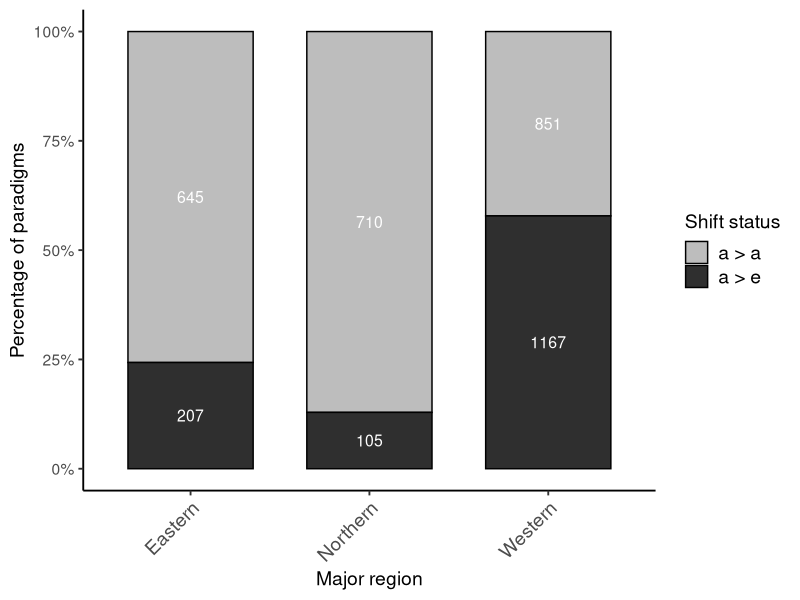
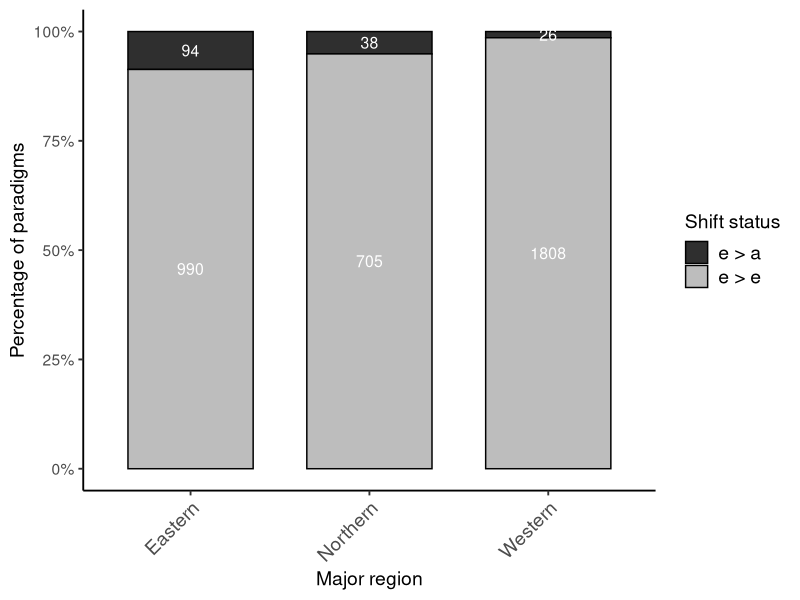
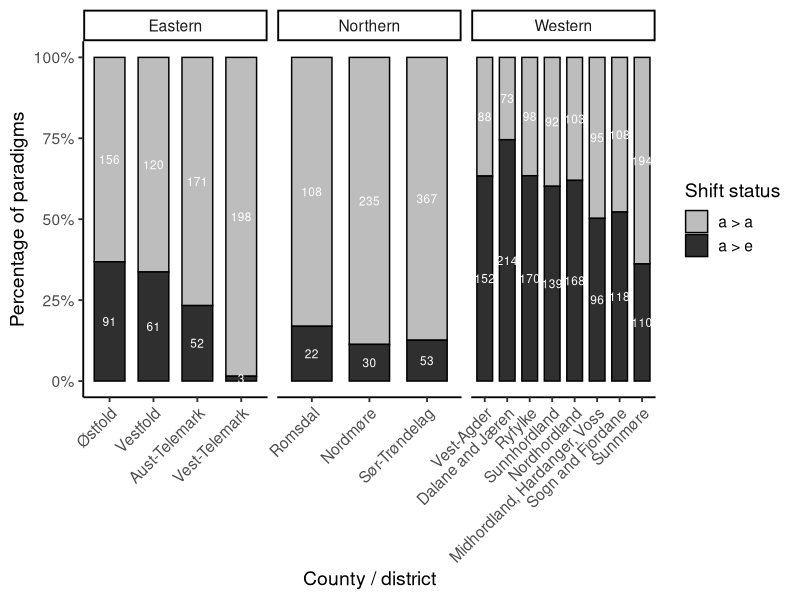
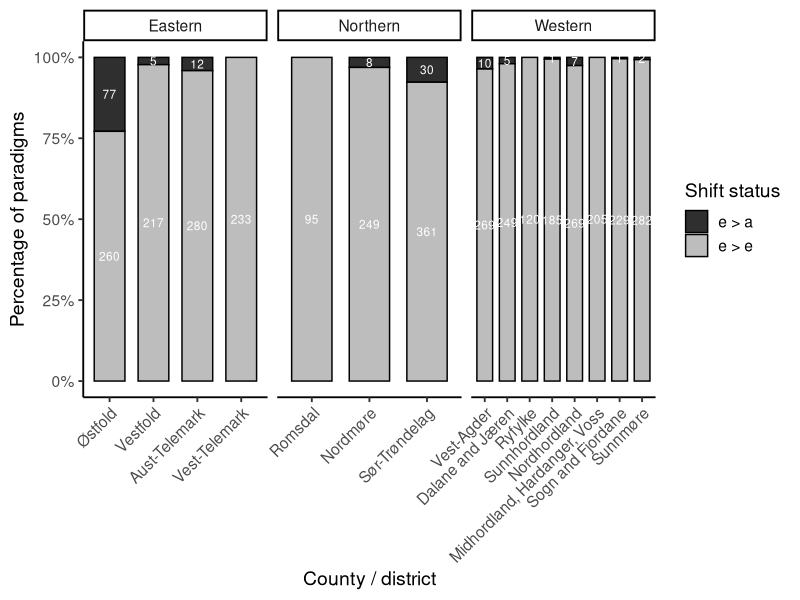
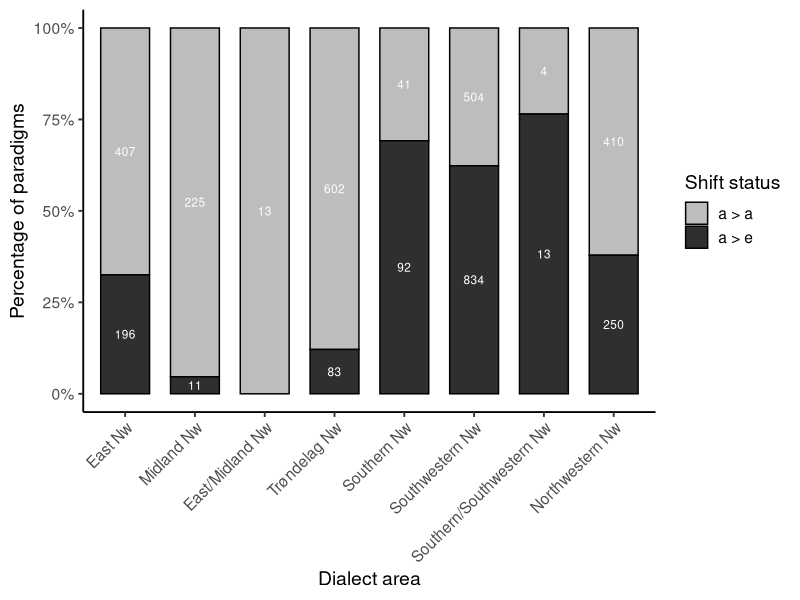
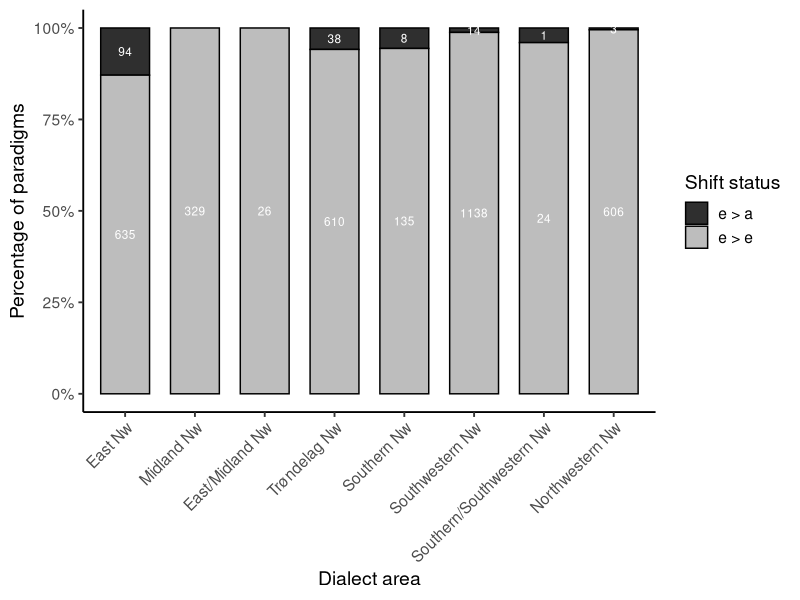
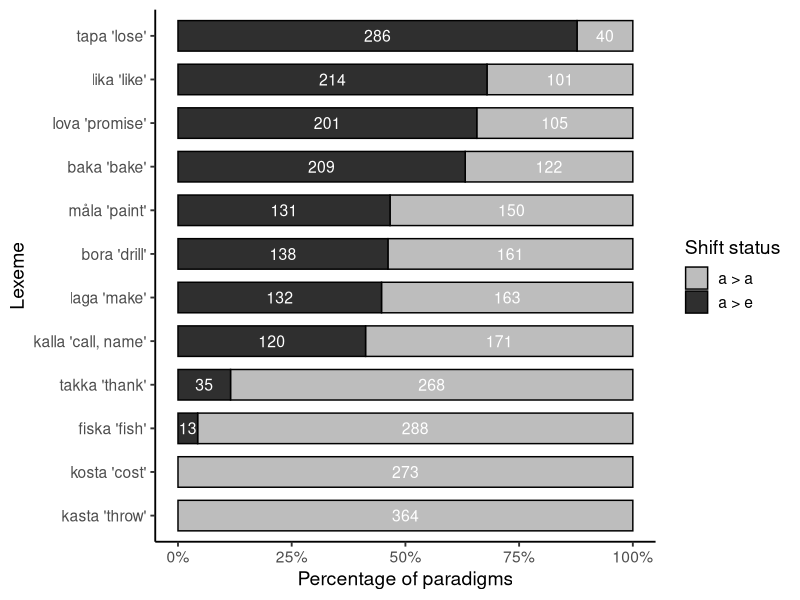
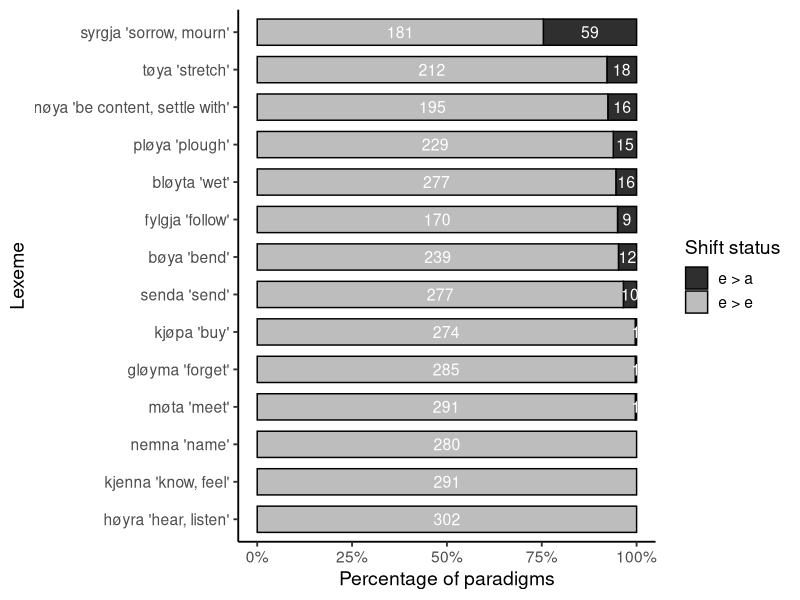

Write R code to recreate these figures, in order.
## ---- chunk 1

library(dplyr)
library(readr)
library(forcats)
library(ggplot2)
library(stringr)
library(scales)

folder_path <- "datasets/NDS_dataset"


a_class_data <- read.csv("a_class_dataset.csv", sep = ";", header = TRUE)
e_class_data <- read.csv("e_class_dataset.csv", sep = ";", header = TRUE)


#exclude any lexemes that have shift status other than a>a, a>e; e>e; e>a
a_class_clean <- a_class_data %>%
  filter(
    SHIFT_status %in% c("a > a", "a > e"))

e_class_clean <- e_class_data %>%
  filter(
    SHIFT_status %in% c("e > e", "e > a"))

## ---- chunk 2
#geographical patterns

#first for the three broad regions
#create region groupings


a_class_clean <- a_class_clean %>%
  mutate(
    Major_region = case_when(
      County_district %in% c("Oestfold", "Vestfold", "Aust_Telemark", "Vest_Telemark") ~ "Eastern",
      County_district %in% c("Romsdal", "Nordmoere", "Soer_Troendelag_Austdalane", "Soer_Troendelag_Vestdalane", "Soer_Troendelag_Fosen")  ~ "Northern",
      County_district %in% c("Vest_Agder", "Dalane_og_Jaeren", "Austre_Ryfylke", "Nordre_Ryfylke", "Sunnhordland", "Nordhordland", "Midhordland_Hardanger_Voss", "Sogn_og_Fjordane", "Sunnmoere") ~ "Western",
      TRUE                                  ~ NA_character_
    )
  )

e_class_clean <- e_class_clean %>%
  mutate(
    Major_region = case_when(
      County_district %in% c("Oestfold", "Vestfold", "Aust_Telemark", "Vest_Telemark") ~ "Eastern",
      County_district %in% c("Romsdal", "Nordmoere", "Soer_Troendelag_Austdalane", "Soer_Troendelag_Vestdalane", "Soer_Troendelag_Fosen")  ~ "Northern",
      County_district %in% c("Vest_Agder", "Dalane_og_Jaeren", "Austre_Ryfylke", "Nordre_Ryfylke", "Sunnhordland", "Nordhordland", "Midhordland_Hardanger_Voss", "Sogn_og_Fjordane", "Sunnmoere") ~ "Western",
      TRUE                                  ~ NA_character_
    )
  )

#shift status within a-class by major region

region_shift_overview_a <- a_class_clean %>%
  group_by(Major_region, SHIFT_status) %>%
  summarise(
    n_obs = n(),            
    .groups = "drop"
  ) %>%
  group_by(Major_region) %>%
  mutate(
    total_obs   = sum(n_obs),
    prop_obs    = n_obs / total_obs
  ) %>%
  ungroup()

#shift status within e-class by major region

region_shift_overview_e <- e_class_clean %>%
  group_by(Major_region, SHIFT_status) %>%
  summarise(
    n_obs = n(),            
    .groups = "drop"
  ) %>%
  group_by(Major_region) %>%
  mutate(
    total_obs   = sum(n_obs),
    prop_obs    = n_obs / total_obs
  ) %>%
  ungroup()

# now for count/district by region

#create the groupings -- Sør Trøndelag and Ryfylke need to be joined from smaller areas

a_class_clean <- a_class_clean %>%
  mutate(
    County_district = case_when(
      County_district %in% c("Austre_Ryfylke", "Nordre_Ryfylke") ~ "Ryfylke",
      County_district %in% c("Soer_Troendelag_Austdalane", "Soer_Troendelag_Vestdalane", "Soer_Troendelag_Fosen") ~ "Soer_Troendelag",
      TRUE                                       ~ County_district
    )
  )

e_class_clean <- e_class_clean %>%
  mutate(
    County_district = case_when(
      County_district %in% c("Austre_Ryfylke", "Nordre_Ryfylke") ~ "Ryfylke",
      County_district %in% c("Soer_Troendelag_Austdalane", "Soer_Troendelag_Vestdalane", "Soer_Troendelag_Fosen") ~ "Soer_Troendelag",
      TRUE                                       ~ County_district
    )
  )


#a-class
county_shift_overview_a <- a_class_clean %>%
  group_by(Major_region, County_district, SHIFT_status) %>%
  summarise(
    n_obs = n(), 
    .groups = "drop"
  ) %>%
  group_by(Major_region, County_district) %>%
  mutate(
    total_obs = sum(n_obs),
    prop_obs  = n_obs / total_obs
  ) %>%
  ungroup()

#e-class

county_shift_overview_e <- e_class_clean %>%
  group_by(Major_region, County_district, SHIFT_status) %>%
  summarise(
    n_obs = n(), 
    .groups = "drop"
  ) %>%
  group_by(Major_region, County_district) %>%
  mutate(
    total_obs = sum(n_obs),
    prop_obs  = n_obs / total_obs
  ) %>%
  ungroup()

#by dialect area
#a-class

dialect_shift_overview_a <- a_class_clean %>%
  group_by(Dialect_area, SHIFT_status) %>%
  summarise(
    n_obs = n(), 
    .groups = "drop"
  ) %>%
  group_by(Dialect_area) %>%
  mutate(
    total_obs = sum(n_obs),
    prop_obs  = n_obs / total_obs
  ) %>%
  ungroup()

#e-class

dialect_shift_overview_e <- e_class_clean %>%
  group_by(Dialect_area, SHIFT_status) %>%
  summarise(
    n_obs = n(), 
    .groups = "drop"
  ) %>%
  group_by(Dialect_area) %>%
  mutate(
    total_obs = sum(n_obs),
    prop_obs  = n_obs / total_obs
  ) %>%
  ungroup()
## ---- chunk 3
#visualization

#By Venås region, a-class verbs

ggplot(region_shift_overview_a,
       aes(x = Major_region, y = prop_obs, fill = SHIFT_status)) +
  geom_col(position = "fill", colour = "black", width = 0.7) +
  geom_text(aes(label = n_obs),
            position = position_stack(vjust = 0.5),
            colour = "white",
            size = 4) +
  scale_y_continuous(labels = scales::percent_format()) +
  scale_fill_manual(values = c("a > a" = "#BDBDBD", "a > e" = "#2F2F2F")) +
  labs(
    x = "Major region",
    y = "Percentage of paradigms",
    fill = "Shift status"
  ) +
  theme_classic(base_size = 14) +
  theme(
    axis.text.x = element_text(angle = 45, hjust = 1, vjust = 1, size = 14),
    legend.text  = element_text(size = 14),
    legend.position = "right"
  )

#By Venås region, e-class verbs

ggplot(region_shift_overview_e,
       aes(x = Major_region, y = prop_obs, fill = SHIFT_status)) +
  geom_col(position = "fill", colour = "black", width = 0.7) +
  geom_text(aes(label = n_obs),
            position = position_stack(vjust = 0.5),
            colour = "white",
            size = 4) +
  scale_y_continuous(labels = scales::percent_format()) +
  scale_fill_manual(values = c("e > e" = "#BDBDBD", "e > a" = "#2F2F2F")) +
  labs(
    x = "Major region",
    y = "Percentage of paradigms",
    fill = "Shift status"
  ) +
  theme_classic(base_size = 14) +
  theme(
    axis.text.x = element_text(angle = 45, hjust = 1, vjust = 1, size = 14),
    legend.text  = element_text(size = 14),
    legend.position = "right"
  )

#per county/landscape
#order and rename dialects
county_shift_overview_a <- county_shift_overview_a %>%
  mutate(
    County_district = factor(
      County_district,
      levels = c(
        "Oestfold",
        "Vestfold",
        "Aust_Telemark",
        "Vest_Telemark",
        "Vest_Agder",
        "Dalane_og_Jaeren",
        "Ryfylke",
        "Sunnhordland",
        "Nordhordland",
        "Midhordland_Hardanger_Voss",
        "Sogn_og_Fjordane",
        "Sunnmoere",
        "Romsdal",
        "Nordmoere",
        "Soer_Troendelag"
      )
    )
  )


ggplot(county_shift_overview_a,
       aes(x = County_district,
           y = prop_obs,
           fill = SHIFT_status)) +
  geom_col(position = "fill", colour = "black", width = 0.7) +
  geom_text(aes(label = n_obs),
            position = position_stack(vjust = 0.5),
            colour = "white",
            size = 3) +
  scale_y_continuous(labels = scales::percent_format()) +
  scale_fill_manual(values = c("a > a" = "#BDBDBD", "a > e" = "#2F2F2F")) +
  facet_wrap(~ Major_region, scales = "free_x") +
  scale_x_discrete(
    labels = c(
        "Oestfold" = "\u00d8stfold",
        "Vestfold" = "Vestfold",
        "Aust_Telemark" = "Aust-Telemark",
        "Vest_Telemark" = "Vest-Telemark",
        "Vest_Agder" = "Vest-Agder",
        "Dalane_og_Jaeren" = "Dalane and J\u00e6ren",
        "Ryfylke" = "Ryfylke",
        "Sunnhordland" = "Sunnhordland",
        "Nordhordland" = "Nordhordland",
        "Midhordland_Hardanger_Voss" = "Midhordland, Hardanger, Voss",
        "Sogn_og_Fjordane" = "Sogn and Fjordane",
        "Sunnmoere" = "Sunnm\u00f8re",
        "Romsdal" = "Romsdal",
        "Nordmoere" = "Nordm\u00f8re",
        "Soer_Troendelag" = "S\u00f8r-Tr\u00f8ndelag")
  ) +
  labs(
    x = "County / district",
    y = "Percentage of paradigms",
    fill = "Shift status"
  ) +
  theme_classic(base_size = 14) +
  theme(
    axis.text.x = element_text(angle = 45, hjust = 1)
  )

#for e class verbs

county_shift_overview_e <- county_shift_overview_e %>%
  mutate(
    County_district = factor(
      County_district,
      levels = c(
        "Oestfold",
        "Vestfold",
        "Aust_Telemark",
        "Vest_Telemark",
        "Vest_Agder",
        "Dalane_og_Jaeren",
        "Ryfylke",
        "Sunnhordland",
        "Nordhordland",
        "Midhordland_Hardanger_Voss",
        "Sogn_og_Fjordane",
        "Sunnmoere",
        "Romsdal",
        "Nordmoere",
        "Soer_Troendelag"
      )
    )
  )

ggplot(county_shift_overview_e,
       aes(x = County_district,
           y = prop_obs,
           fill = SHIFT_status)) +
  geom_col(position = "fill", colour = "black", width = 0.7) +
  geom_text(aes(label = n_obs),
            position = position_stack(vjust = 0.5),
            colour = "white",
            size = 3) +
  scale_y_continuous(labels = scales::percent_format()) +
  scale_fill_manual(values = c("e > e" = "#BDBDBD", "e > a" = "#2F2F2F")) +
  facet_wrap(~ Major_region, scales = "free_x") +
  scale_x_discrete(
    labels = c(
        "Oestfold" = "\u00d8stfold",
        "Vestfold" = "Vestfold",
        "Aust_Telemark" = "Aust-Telemark",
        "Vest_Telemark" = "Vest-Telemark",
        "Vest_Agder" = "Vest-Agder",
        "Dalane_og_Jaeren" = "Dalane and J\u00e6ren",
        "Ryfylke" = "Ryfylke",
        "Sunnhordland" = "Sunnhordland",
        "Nordhordland" = "Nordhordland",
        "Midhordland_Hardanger_Voss" = "Midhordland, Hardanger, Voss",
        "Sogn_og_Fjordane" = "Sogn and Fjordane",
        "Sunnmoere" = "Sunnm\u00f8re",
        "Romsdal" = "Romsdal",
        "Nordmoere" = "Nordm\u00f8re",
        "Soer_Troendelag" = "S\u00f8r-Tr\u00f8ndelag")
  ) +
  labs(
    x = "County / district",
    y = "Percentage of paradigms",
    fill = "Shift status"
  ) +
  theme_classic(base_size = 14) +
  theme(
    axis.text.x = element_text(angle = 45, hjust = 1)
  )


#dialect overview

# fix the order

dialect_shift_overview_a <- dialect_shift_overview_a %>%
  mutate(
    Dialect_area = factor(
      Dialect_area,
      levels = c(
        "Austlandsk",
        "Midlandsk",
        "Austlandsk/Midlandsk",
        "Troendsk",
        "Southern",
        "Southwestern",
        "Southern/Southwestern",
        "Northwestern"
      )
    )
  )

ggplot(dialect_shift_overview_a,
       aes(x = Dialect_area,
           y = prop_obs,
           fill = SHIFT_status)) +
  geom_col(position = "fill", colour = "black", width = 0.7) +
  geom_text(aes(label = n_obs),
            position = position_stack(vjust = 0.5),
            colour = "white",
            size = 3) +
  scale_y_continuous(labels = scales::percent_format()) +
  scale_fill_manual(values = c("a > a" = "#BDBDBD", "a > e" = "#2F2F2F")) +
  scale_x_discrete(
    labels = c(
        "Austlandsk" = "East Nw",
        "Midlandsk" = "Midland Nw",
        "Austlandsk/Midlandsk" = "East/Midland Nw",
        "Troendsk" = "Tr\u00f8ndelag Nw",
        "Southern" = "Southern Nw",
        "Southwestern" = "Southwestern Nw",
        "Southern/Southwestern" = "Southern/Southwestern Nw",
        "Northwestern" = "Northwestern Nw")
  ) +
  labs(
    x = "Dialect area",
    y = "Percentage of paradigms",
    fill = "Shift status"
  ) +
  theme_classic(base_size = 14) +
  theme(
    axis.text.x = element_text(angle = 45, hjust = 1)
  )


dialect_shift_overview_e <- dialect_shift_overview_e %>%
  mutate(
    Dialect_area = factor(
      Dialect_area,
      levels = c(
        "Austlandsk",
        "Midlandsk",
        "Austlandsk/Midlandsk",
        "Troendsk",
        "Southern",
        "Southwestern",
        "Southern/Southwestern",
        "Northwestern"
      )
    )
  )

ggplot(dialect_shift_overview_e,
       aes(x = Dialect_area,
           y = prop_obs,
           fill = SHIFT_status)) +
  geom_col(position = "fill", colour = "black", width = 0.7) +
  geom_text(aes(label = n_obs),
            position = position_stack(vjust = 0.5),
            colour = "white",
            size = 3) +
  scale_y_continuous(labels = scales::percent_format()) +
  scale_fill_manual(values = c("e > e" = "#BDBDBD", "e > a" = "#2F2F2F")) +
  scale_x_discrete(
    labels = c(
        "Austlandsk" = "East Nw",
        "Midlandsk" = "Midland Nw",
        "Austlandsk/Midlandsk" = "East/Midland Nw",
        "Troendsk" = "Tr\u00f8ndelag Nw",
        "Southern" = "Southern Nw",
        "Southwestern" = "Southwestern Nw",
        "Southern/Southwestern" = "Southern/Southwestern Nw",
        "Northwestern" = "Northwestern Nw")
  ) +
  labs(
    x = "Dialect area",
    y = "Percentage of paradigms",
    fill = "Shift status"
  ) +
  theme_classic(base_size = 14) +
  theme(
    axis.text.x = element_text(angle = 45, hjust = 1)
  )

## ---- chunk 4
#lexical patterns

#make a lexeme status overview

#a-class
lexeme_patterns_global_a <- a_class_clean %>%
  group_by(Lexeme, SHIFT_status) %>%
  summarise(
    n_obs = n(),
    .groups = "drop_last"
  ) %>%
  mutate(
    total_obs = sum(n_obs),
    prop_obs  = n_obs / total_obs
  ) %>%
  ungroup()


#e-class
lexeme_patterns_global_e <- e_class_clean %>%
  group_by(Lexeme, SHIFT_status) %>%
  summarise(
    n_obs = n(),
    .groups = "drop"
  ) %>%
  group_by(Lexeme) %>%
  mutate(
    total_obs      = sum(n_obs),
    prop_of_lexeme = n_obs / total_obs
  ) %>%
  ungroup()

## ---- chunk 5
#visualization lexical patterns

#
global_a_per_lexeme <- a_class_clean %>%
  group_by(Lexeme, SHIFT_status) %>%
  summarise(
    n_obs = n(),
    .groups = "drop_last"
  ) %>%
  mutate(
    total_obs = sum(n_obs),
    prop_obs  = n_obs / total_obs
  ) %>%
  ungroup() %>%
  mutate(
    Lexeme_label = dplyr::case_when(
      Lexeme == "kasta" ~ "kasta 'throw'",
      Lexeme == "kosta" ~ "kosta 'cost'",
      Lexeme == "tapa"  ~ "tapa 'lose'",
      Lexeme == "lika"  ~ "lika 'like'",
      Lexeme == "lova"  ~ "lova 'promise'",
      Lexeme == "baka"  ~ "baka 'bake'",
      Lexeme == "maala"  ~ "m\u00e5la 'paint'",
      Lexeme == "bora"  ~ "bora 'drill'",
      Lexeme == "laga"  ~ "laga 'make'",
      Lexeme == "kalla" ~ "kalla 'call, name'",
      Lexeme == "takka" ~ "takka 'thank'",
      Lexeme == "fiska" ~ "fiska 'fish'"
    )
  )


#orders lexeme by shift proportion
global_a_per_lexeme <- global_a_per_lexeme %>%
  group_by(Lexeme_label) %>%
  mutate(
    prop_shift = ifelse(
      any(SHIFT_status == "a > e"),
      prop_obs[SHIFT_status == "a > e"],
      0
    )
  ) %>%
  ungroup() %>%
  mutate(
    Lexeme_label = reorder(Lexeme_label, prop_shift)
  )


ggplot(global_a_per_lexeme,
       aes(x = Lexeme_label,
           y = prop_obs,
           fill = SHIFT_status)) +
  geom_col(colour = "black", width = 0.7) +
  coord_flip() +
  scale_y_continuous(labels = scales::percent_format(accuracy = 1)) +
  geom_text(aes(label = n_obs),
            position = position_stack(vjust = 0.5),
            size = 4, colour = "white") +
  scale_fill_manual(values = c("a > a" = "#BDBDBD", "a > e" = "#2F2F2F")) +
  labs(
    x   = "Lexeme",
    y   = "Percentage of paradigms",
    fill = "Shift status"
  ) +
  theme_classic(base_size = 14)


#now for e-verbs

global_e_per_lexeme <- e_class_clean %>%
  group_by(Lexeme, SHIFT_status) %>%
  summarise(
    n_obs = n(),
    .groups = "drop_last"
  ) %>%
  mutate(
    total_obs = sum(n_obs),
    prop_obs  = n_obs / total_obs
  ) %>%
  ungroup() %>%
  mutate(
    Lexeme_label = dplyr::case_when(
      Lexeme == "kjenna" ~ "kjenna 'know, feel'",
      Lexeme == "nemna" ~ "nemna 'name'",
      Lexeme == "hoeyra"  ~ "h\u00f8yra 'hear, listen'",
      Lexeme == "moeta"  ~ "m\u00f8ta 'meet'",
      Lexeme == "kjoepa"  ~ "kj\u00f8pa 'buy'",
      Lexeme == "gloeyma"  ~ "gl\u00f8yma 'forget'",
      Lexeme == "fylgja"  ~ "fylgja 'follow'",
      Lexeme == "senda"  ~ "senda 'send'",
      Lexeme == "boeya"  ~ "b\u00f8ya 'bend'",
      Lexeme == "bloeyta" ~ "bl\u00f8yta 'wet'",
      Lexeme == "ploeya" ~ "pl\u00f8ya 'plough'",
      Lexeme == "noeya" ~ "n\u00f8ya 'be content, settle with'",
      Lexeme == "toeya" ~ "t\u00f8ya 'stretch'",
      Lexeme == "syrgja" ~ "syrgja 'sorrow, mourn'"
    )
  )


global_e_per_lexeme <- global_e_per_lexeme %>%
  group_by(Lexeme_label) %>%
  mutate(
    prop_shift = ifelse(
      any(SHIFT_status == "e > a"),
      prop_obs[SHIFT_status == "e > a"],
      0
    )
  ) %>%
  ungroup() %>%
  mutate(
    Lexeme_label = reorder(Lexeme_label, prop_shift)
  )

global_e_per_lexeme %>%
  distinct(Lexeme_label, prop_shift) %>%
  arrange(desc(prop_shift))

ggplot(global_e_per_lexeme,
       aes(x = Lexeme_label,
           y = prop_obs,
           fill = SHIFT_status)) +
  geom_col(colour = "black", width = 0.7) +
  coord_flip() +
  scale_y_continuous(labels = scales::percent_format(accuracy = 1)) +
  geom_text(aes(label = n_obs),
            position = position_stack(vjust = 0.5),
            size = 4, colour = "white") +
  scale_fill_manual(values = c("e > e" = "#BDBDBD", "e > a" = "#2F2F2F")) +
  labs(
    x   = "Lexeme",
    y   = "Percentage of paradigms",
    fill = "Shift status"
  ) +
  theme_classic(base_size = 14)
## ---- chunk 6
#here starts the paradigmatic analysis
#cell-level

#a-class
#first, exclude paradigms that have nid or a/nid values

#identify such paradigms
paradigms_exclude <- a_class_data %>%
  group_by(Dialect_point, Lexeme) %>%
  filter(any(str_detect(MN_class, "nid"))) %>%
  ungroup() %>%
  distinct(Dialect_point, Lexeme)


#keep the ones that have a relevant shift, and exclude the ones with nid
a_no_nid_paradigms <- a_class_data %>%
  anti_join(paradigms_exclude, by = c("Dialect_point", "Lexeme"))

paradigms_with_relevant_shift <- a_no_nid_paradigms %>%
  filter(Cell == "present",
         SHIFT_status %in% c("a > a", "a > e")) %>%
  distinct(Dialect_point, Lexeme)

a_cells_paradigm <- a_no_nid_paradigms %>%
  semi_join(paradigms_with_relevant_shift, by = c("Dialect_point", "Lexeme")) %>%
  filter(MN_class %in% c("a", "e", "doubl a/e")) %>%
  mutate(
    MN_shift = case_when(
      MN_class == "a" ~ "a > a",
      MN_class %in% c("e", "doubl a/e") ~ "a > e"
    )
  )

cell_overview_a <- a_cells_paradigm %>%
  group_by(Cell, MN_shift) %>%
  summarise(
    n_obs   = n(),
    .groups = "drop"
  ) %>%
  group_by(Cell) %>%
  mutate(
    total_obs = sum(n_obs),
    prop_obs  = n_obs / total_obs
  ) %>%
  ungroup()


#now the same for the e-class data
#identify paradigms to exclude
paradigms_exclude_e <- e_class_data %>%
  group_by(Dialect_point, Lexeme) %>%
  filter(any(str_detect(MN.class, "nid"))) %>%   # if ANY row has nid
  ungroup() %>%
  distinct(Dialect_point, Lexeme)


#now only keep the ones that have a relevant shift, and exclude the ones with nid
e_no_nid_paradigms <- e_class_data %>%
  anti_join(paradigms_exclude_e, by = c("Dialect_point", "Lexeme"))

paradigms_with_relevant_shift_e <- e_no_nid_paradigms %>%
  filter(Cell == "present",
         SHIFT_status %in% c("e > e", "e > a")) %>%
  distinct(Dialect_point, Lexeme)

e_cells_paradigm <- e_no_nid_paradigms %>%
  semi_join(paradigms_with_relevant_shift_e, by = c("Dialect_point", "Lexeme")) %>%
  filter(MN.class %in% c("a", "e", "doubl a/e")) %>%
  mutate(
    MN_shift = case_when(
      MN.class == "e" ~ "e > e",
      MN.class %in% c("a", "doubl a/e") ~ "e > a"
    )
  )

cell_overview_e <- e_cells_paradigm %>%
  group_by(Cell, MN_shift) %>%
  summarise(
    n_obs   = n(),
    .groups = "drop"
  ) %>%
  group_by(Cell) %>%
  mutate(
    total_obs = sum(n_obs),
    prop_obs  = n_obs / total_obs
  ) %>%
  ungroup()

## ---- chunk 7
#visualization for cell-level analysis

#a-class

ggplot(cell_overview_a,
       aes(x = Cell, y = prop_obs, fill = MN_shift)) +
  geom_col(position = "fill", colour = "black", width = 0.7) +
  geom_text(aes(label = n_obs),
            position = position_stack(vjust = 0.5),
            colour = "white",
            size   = 4) +
  scale_y_continuous(labels = scales::percent_format()) +
  scale_fill_manual(
    values = c("a > a" = "#BDBDBD", "a > e" = "#2F2F2F"),
    name   = "Shift status"
  ) +
  labs(
    x = "Paradigm cell",
    y = "Percentage of forms"
  ) +
  theme_classic(base_size = 14) +
  theme(
    axis.text.x = element_text(angle = 45, hjust = 1)
  )

#e-class

ggplot(cell_overview_e,
       aes(x = Cell, y = prop_obs, fill = MN_shift)) +
  geom_col(position = "fill", colour = "black", width = 0.7) +
  geom_text(aes(label = n_obs),
            position = position_stack(vjust = 0.5),
            colour = "white",
            size   = 4) +
  scale_y_continuous(labels = scales::percent_format()) +
  scale_fill_manual(
    values = c("e > e" = "#BDBDBD", "e > a" = "#2F2F2F"),
    name   = "Shift status"
  ) +
  labs(
    x = "Paradigm cell",
    y = "Percentage of forms"
  ) +
  theme_classic(base_size = 14) +
  theme(
    axis.text.x = element_text(angle = 45, hjust = 1)
  )
## ---- chunk 8
#paradigmatic configurations

#first add only the relevant types (only ones that have a, e or mixed in Class_label)

#a-class
conf_broad_a <- a_class_clean %>%
  filter(
    Class_label %in% c("a", "e", "mixed")
  )

overview_conf_broad_a <- conf_broad_a %>%
  group_by(Class_label) %>%
  summarise(
    n_obs = n(),
    .groups = "drop_last"
  ) %>%
  mutate(
    total_obs = sum(n_obs),
    prop_obs  = n_obs / total_obs
  ) %>%
  ungroup()

overview_mixed_confs_a <- conf_broad_a %>%
  filter(
    Class_label %in% c("mixed")
  ) %>%
    group_by(Helper.column) %>%
    summarise(
      n_obs = n(),
      .groups = "drop_last"
    ) %>%
    mutate(
      total_obs = sum(n_obs),
      prop_obs  = n_obs / total_obs
    ) %>%
    ungroup() %>%
    arrange(desc(prop_obs))

#e-class
conf_broad_e <- e_class_clean %>%
  filter(
    Class_label %in% c("a", "e", "mixed")
  )

overview_conf_broad_e <- conf_broad_e %>%
  group_by(Class_label) %>%
  summarise(
    n_obs = n(),
    .groups = "drop_last"
  ) %>%
  mutate(
    total_obs = sum(n_obs),
    prop_obs  = n_obs / total_obs
  ) %>%
  ungroup()

overview_mixed_confs_e <- conf_broad_e %>%
  filter(
    Class_label %in% c("mixed")
  ) %>%
    group_by(Helper.column) %>%
    summarise(
      n_obs = n(),
      .groups = "drop_last"
    ) %>%
    mutate(
      total_obs = sum(n_obs),
      prop_obs  = n_obs / total_obs
    ) %>%
    ungroup() %>%
    arrange(desc(prop_obs))

## ---- chunk 9
#visualizations of paradigmatic configurations for a-class

#a-class
ggplot(overview_mixed_confs_a,
       aes(x = reorder(Helper.column, -prop_obs),
           y = prop_obs)) +
  geom_col(fill = "#BDBDBD", colour = "black", linewidth = 0.4, width = 0.6) +
  geom_text(aes(label = n_obs),
            vjust = -0.3, colour = "black", size = 3.5) +
  scale_y_continuous(
    labels = percent_format(accuracy = 1),
    expand = expansion(mult = c(0, 0.1))
  ) +
  labs(
    x = "Paradigmatic configuration",
    y = "Percentage of paradigms"
  ) +
  theme_classic(base_size = 14) +
  theme(
    axis.text.x = element_text(angle = 45, hjust = 1, vjust = 1, size = 12)
  )


ggplot(overview_conf_broad_a,
       aes(x = reorder(Class_label, -prop_obs),
           y = prop_obs)) +
  geom_col(fill = "#BDBDBD", colour = "black", linewidth = 0.4, width = 0.6) +
  geom_text(aes(label = n_obs),
            vjust = -0.3, colour = "black", size = 3.5) +
  scale_x_discrete(
    labels = c(
      "a" = "\"pure\" a",
      "e" = "\"pure\" e",
      "mixed" = "mixed"
    )
  ) +
  scale_y_continuous(
    labels = percent_format(accuracy = 1),
    expand = expansion(mult = c(0, 0.1))
  ) +
  labs(
    x = "Paradigm type",
    y = "Percentage of paradigms"
  ) +
  theme_classic(base_size = 14) +
  theme(
    axis.text.x = element_text(angle = 45, hjust = 1, vjust = 1, size = 12)
  )


#e-class

ggplot(overview_mixed_confs_e,
       aes(x = reorder(Helper.column, -prop_obs),
           y = prop_obs)) +
  geom_col(fill = "#BDBDBD", colour = "black", linewidth = 0.4, width = 0.6) +
  geom_text(aes(label = n_obs),
            vjust = -0.3, colour = "black", size = 3.5) +
  scale_y_continuous(
    labels = percent_format(accuracy = 1),
    expand = expansion(mult = c(0, 0.1))
  ) +
  labs(
    x = "Paradigmatic configuration",
    y = "Percentage of paradigms"
  ) +
  theme_classic(base_size = 14) +
  theme(
    axis.text.x = element_text(angle = 45, hjust = 1, vjust = 1, size = 12)
  )


ggplot(overview_conf_broad_e,
       aes(x = reorder(Class_label, -prop_obs),
           y = prop_obs)) +
  geom_col(fill = "#BDBDBD", colour = "black", linewidth = 0.4, width = 0.6) +
  geom_text(aes(label = n_obs),
            vjust = -0.3, colour = "black", size = 3.5) +
  scale_x_discrete(
    labels = c(
      "a" = "\"pure\" a",
      "e" = "\"pure\" e",
      "mixed" = "mixed"
    )
  ) +
  scale_y_continuous(
    labels = percent_format(accuracy = 1),
    expand = expansion(mult = c(0, 0.1))
  ) +
  labs(
    x = "Paradigm type",
    y = "Percentage of paradigms"
  ) +
  theme_classic(base_size = 14) +
  theme(
    axis.text.x = element_text(angle = 45, hjust = 1, vjust = 1, size = 12)
  )
